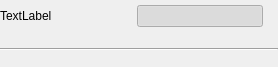
<?xml version="1.0" encoding="UTF-8"?>
<ui version="4.0">
 <class>MenuHeader</class>
 <widget class="QWidget" name="MenuHeader">
  <property name="geometry">
   <rect>
    <x>0</x>
    <y>0</y>
    <width>278</width>
    <height>67</height>
   </rect>
  </property>
  <property name="windowTitle">
   <string>Form</string>
  </property>
  <layout class="QVBoxLayout" name="verticalLayout">
   <property name="leftMargin">
    <number>0</number>
   </property>
   <property name="topMargin">
    <number>0</number>
   </property>
   <property name="rightMargin">
    <number>0</number>
   </property>
   <property name="bottomMargin">
    <number>10</number>
   </property>
   <item>
    <layout class="QHBoxLayout" name="hLayout">
     <property name="spacing">
      <number>10</number>
     </property>
     <property name="topMargin">
      <number>0</number>
     </property>
     <property name="rightMargin">
      <number>15</number>
     </property>
     <item>
      <widget class="QLabel" name="lblTitle">
       <property name="text">
        <string>TextLabel</string>
       </property>
       <property name="menu_header_lbl" stdset="0">
        <bool>true</bool>
       </property>
      </widget>
     </item>
     <item>
      <widget class="adiscope::CustomSwitch" name="btnEnabled">
       <property name="text">
        <string/>
       </property>
       <property name="checkable">
        <bool>true</bool>
       </property>
       <property name="checked">
        <bool>true</bool>
       </property>
      </widget>
     </item>
    </layout>
   </item>
   <item>
    <spacer name="vSpacer">
     <property name="orientation">
      <enum>Qt::Vertical</enum>
     </property>
     <property name="sizeType">
      <enum>QSizePolicy::Fixed</enum>
     </property>
     <property name="sizeHint" stdset="0">
      <size>
       <width>0</width>
       <height>10</height>
      </size>
     </property>
    </spacer>
   </item>
   <item>
    <widget class="Line" name="lineSeparator">
     <property name="minimumSize">
      <size>
       <width>0</width>
       <height>2</height>
      </size>
     </property>
     <property name="orientation">
      <enum>Qt::Horizontal</enum>
     </property>
    </widget>
   </item>
  </layout>
 </widget>
 <customwidgets>
  <customwidget>
   <class>adiscope::CustomSwitch</class>
   <extends>QPushButton</extends>
   <header>gui/customSwitch.h</header>
  </customwidget>
 </customwidgets>
 <resources/>
 <connections/>
</ui>
